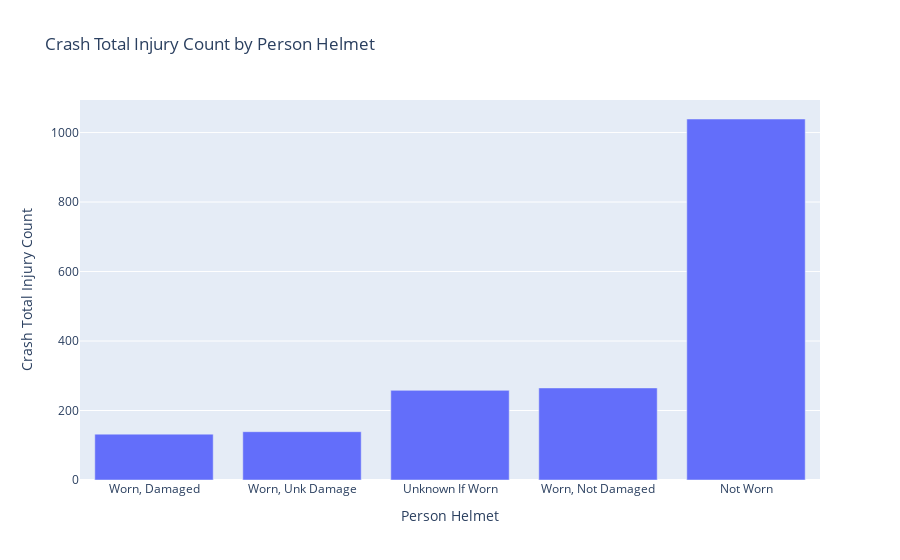

The notebook cell saved with this chart:
### Code cell
#prepare data
df_pre1 = df[['Crash Total Injury Count',"Person Helmet"]].groupby(by="Person Helmet").sum()
df_pre1.sort_values('Crash Total Injury Count', inplace=True)
df_pre1.reset_index(inplace=True)

fig = px.bar(df_pre1, x="Person Helmet", y='Crash Total Injury Count',title='Crash Total Injury Count by Person Helmet')

fig.show()

### Figure 1 — Plotly figure (JSON) as saved in the notebook; plotly's stock layout.template omitted (floating-point values rounded to 4 significant figures)
{"data": [{"alignmentgroup": "True", "hovertemplate": "Person Helmet=%{x}<br>Crash Total Injury Count=%{y}<extra></extra>", "legendgroup": "", "marker": {"color": "#636efa", "pattern": {"shape": ""}}, "name": "", "offsetgroup": "", "orientation": "v", "showlegend": false, "textposition": "auto", "type": "bar", "x": ["Worn, Damaged", "Worn, Unk Damage", "Unknown If Worn", "Worn, Not Damaged", "Not Worn"], "xaxis": "x", "y": [132, 139, 258, 265, 1039], "yaxis": "y"}], "layout": {"barmode": "relative", "legend": {"tracegroupgap": 0}, "title": {"text": "Crash Total Injury Count by Person Helmet"}, "xaxis": {"anchor": "y", "domain": [0, 1], "title": {"text": "Person Helmet"}}, "yaxis": {"anchor": "x", "domain": [0, 1], "title": {"text": "Crash Total Injury Count"}}}}
